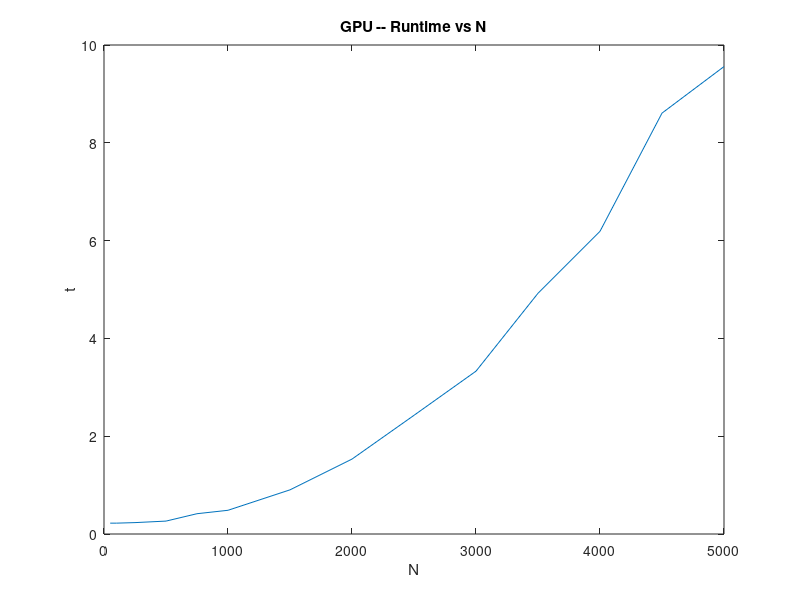

Source code (MATLAB):
% (50, 0.222)
% (100, 0.222)
% (250, 0.233)
% (500, 0.264)
% (750, 0.415)
% (1000, 0.485)
% (1500, 0.903)
% (2000, 1.532)
% (2500, 2.427)
% (3000, 3.330)
% (3500, 4.923)
% (4000, 6.190)
% (4500, 8.607)
% (5000, 9.559)

t = [0.222, 0.222, 0.233, 0.264, 0.415, 0.485, 0.903, 1.532, 2.427, 3.330, 4.923, 6.190, 8.607, 9.559];
N = [50, 100, 250, 500, 750, 1000, 1500, 2000, 2500, 3000, 3500, 4000, 4500, 5000];

plot(N, t)
title("GPU -- Runtime vs N")
xlabel('N')
ylabel('t')